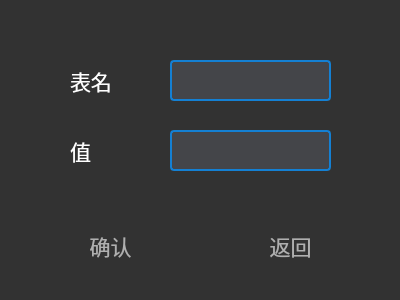
<?xml version="1.0" encoding="UTF-8"?>
<ui version="4.0">
 <class>insertTable</class>
 <widget class="QWidget" name="insertTable">
  <property name="geometry">
   <rect>
    <x>0</x>
    <y>0</y>
    <width>400</width>
    <height>300</height>
   </rect>
  </property>
  <property name="windowTitle">
   <string>Form</string>
  </property>
  <property name="styleSheet">
   <string notr="true">background: rgb(50, 50, 50);</string>
  </property>
  <widget class="QPushButton" name="pushButton">
   <property name="geometry">
    <rect>
     <x>60</x>
     <y>220</y>
     <width>101</width>
     <height>51</height>
    </rect>
   </property>
   <property name="font">
    <font>
     <family>幼圆</family>
     <pointsize>16</pointsize>
    </font>
   </property>
   <property name="styleSheet">
    <string notr="true">border: none;
        color: rgb(175, 175, 175);
        background: transparent;
        padding: 10px;
        qproperty-icon: url(:/Black/nscc);
        qproperty-iconSize: 32px 32px;
        qproperty-toolButtonStyle: ToolButtonTextUnderIcon;
</string>
   </property>
   <property name="text">
    <string>确认</string>
   </property>
  </widget>
  <widget class="QPushButton" name="pushButton_2">
   <property name="geometry">
    <rect>
     <x>240</x>
     <y>220</y>
     <width>101</width>
     <height>51</height>
    </rect>
   </property>
   <property name="font">
    <font>
     <family>幼圆</family>
     <pointsize>16</pointsize>
    </font>
   </property>
   <property name="styleSheet">
    <string notr="true">border: none;
        color: rgb(175, 175, 175);
        background: transparent;
        padding: 10px;
        qproperty-icon: url(:/Black/nscc);
        qproperty-iconSize: 32px 32px;
        qproperty-toolButtonStyle: ToolButtonTextUnderIcon;
</string>
   </property>
   <property name="text">
    <string>返回</string>
   </property>
  </widget>
  <widget class="QLineEdit" name="lineEdit">
   <property name="geometry">
    <rect>
     <x>170</x>
     <y>60</y>
     <width>161</width>
     <height>41</height>
    </rect>
   </property>
   <property name="styleSheet">
    <string notr="true">background: rgb(68, 69, 73);
border-radius:4px;
border:2px solid rgb(20, 128, 211);
</string>
   </property>
  </widget>
  <widget class="QLineEdit" name="lineEdit_2">
   <property name="geometry">
    <rect>
     <x>170</x>
     <y>130</y>
     <width>161</width>
     <height>41</height>
    </rect>
   </property>
   <property name="styleSheet">
    <string notr="true">background: rgb(68, 69, 73);
border-radius:4px;
border:2px solid rgb(20, 128, 211);
</string>
   </property>
  </widget>
  <widget class="QLabel" name="label">
   <property name="geometry">
    <rect>
     <x>70</x>
     <y>60</y>
     <width>71</width>
     <height>41</height>
    </rect>
   </property>
   <property name="font">
    <font>
     <family>幼圆</family>
     <pointsize>16</pointsize>
    </font>
   </property>
   <property name="styleSheet">
    <string notr="true">color: rgb(255, 255, 255);</string>
   </property>
   <property name="text">
    <string>表名</string>
   </property>
  </widget>
  <widget class="QLabel" name="label_2">
   <property name="geometry">
    <rect>
     <x>70</x>
     <y>130</y>
     <width>91</width>
     <height>41</height>
    </rect>
   </property>
   <property name="font">
    <font>
     <family>幼圆</family>
     <pointsize>16</pointsize>
    </font>
   </property>
   <property name="styleSheet">
    <string notr="true">color: rgb(255, 255, 255);</string>
   </property>
   <property name="text">
    <string>值</string>
   </property>
  </widget>
 </widget>
 <resources/>
 <connections/>
</ui>
